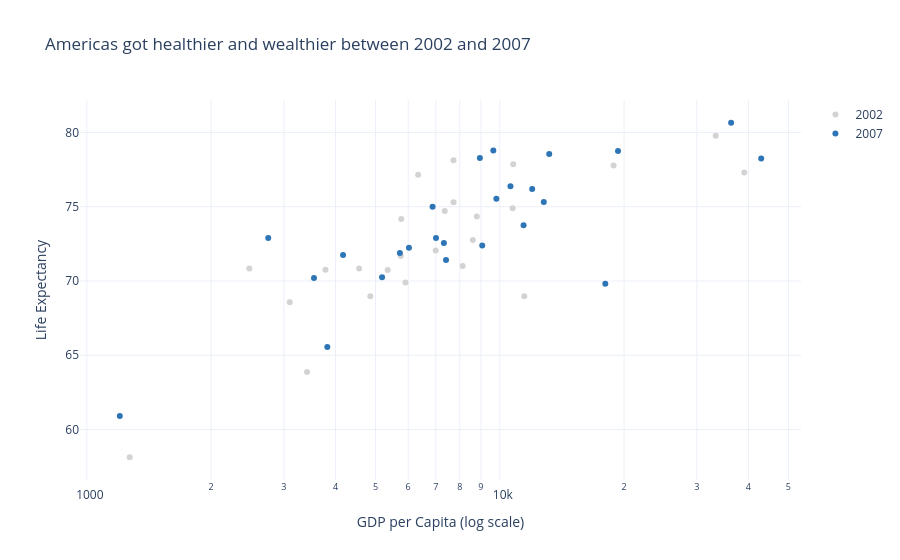

Write notebook code for a chart like this one.
### Markdown cell above
## Task 1 — Scatter: life expectancy change over time

**What to build:** A scatter showing **GDP per capita vs life expectancy** for **two years** (2002 and 2007) to show how both moved — use **colour for year** (just 2 colours), **one continent only**.

Choose any continent except Africa (that was the example). Highlight the change direction.

> 💡 Filter: `df.loc[df['continent'] == 'YOUR_CHOICE']` then filter years

### Code cell
# Task 1
# YOUR CODE HERE

d = df.loc[df['continent'] == 'Americas']
d = d.loc[d['year'].isin([2002, 2007])].copy()
d['year'] = d['year'].astype(str)

fig = px.scatter(
    d, x='gdpPercap', y='lifeExp',
    color='year',
    color_discrete_map={'2002': 'lightgrey', '2007': '#2E75B6'},
    hover_name='country',
    log_x=True,
    labels={'gdpPercap': 'GDP per Capita (log scale)', 'lifeExp': 'Life Expectancy', 'year': ''},
    template='plotly_white',
    title='Americas got healthier and wealthier between 2002 and 2007'
)
fig.show()

### Figure 1 — Plotly figure (JSON) as saved in the notebook; plotly's stock layout.template omitted (floating-point values rounded to 4 significant figures)
{"data": [{"hovertemplate": "<b>%{hovertext}</b><br><br>=2002<br>GDP per Capita (log scale)=%{x}<br>Life Expectancy=%{y}<extra></extra>", "hovertext": ["Argentina", "Bolivia", "Brazil", "Canada", "Chile", "Colombia", "Costa Rica", "Cuba", "Dominican Republic", "Ecuador", "El Salvador", "Guatemala", "Haiti", "Honduras", "Jamaica", "Mexico", "Nicaragua", "Panama", "Paraguay", "Peru", "Puerto Rico", "Trinidad and Tobago", "United States", "Uruguay", "Venezuela"], "legendgroup": "2002", "marker": {"color": "lightgrey", "symbol": "circle"}, "mode": "markers", "name": "2002", "orientation": "v", "showlegend": true, "type": "scatter", "x": [8798.0, 3413.0, 8131.0, 33330.0, 10780.0, 5755.0, 7723.0, 6341.0, 4564.0, 5773.0, 5352.0, 4858.0, 1270.0, 3100.0, 6995.0, 10740.0, 2475.0, 7356.0, 3784.0, 5909.0, 18860.0, 11460.0, 39100.0, 7727.0, 8605.0], "xaxis": "x", "y": [74.34, 63.88, 71.01, 79.77, 77.86, 71.68, 78.12, 77.16, 70.85, 74.17, 70.73, 68.98, 58.14, 68.56, 72.05, 74.9, 70.84, 74.71, 70.75, 69.91, 77.78, 68.98, 77.31, 75.31, 72.77], "yaxis": "y"}, {"hovertemplate": "<b>%{hovertext}</b><br><br>=2007<br>GDP per Capita (log scale)=%{x}<br>Life Expectancy=%{y}<extra></extra>", "hovertext": ["Argentina", "Bolivia", "Brazil", "Canada", "Chile", "Colombia", "Costa Rica", "Cuba", "Dominican Republic", "Ecuador", "El Salvador", "Guatemala", "Haiti", "Honduras", "Jamaica", "Mexico", "Nicaragua", "Panama", "Paraguay", "Peru", "Puerto Rico", "Trinidad and Tobago", "United States", "Uruguay", "Venezuela"], "legendgroup": "2007", "marker": {"color": "#2E75B6", "symbol": "circle"}, "mode": "markers", "name": "2007", "orientation": "v", "showlegend": true, "type": "scatter", "x": [12780.0, 3822.0, 9066.0, 36320.0, 13170.0, 7007.0, 9645.0, 8948.0, 6025.0, 6873.0, 5728.0, 5186.0, 1202.0, 3548.0, 7321.0, 11980.0, 2749.0, 9809.0, 4173.0, 7409.0, 19330.0, 18010.0, 42950.0, 10610.0, 11420.0], "xaxis": "x", "y": [75.32, 65.55, 72.39, 80.65, 78.55, 72.89, 78.78, 78.27, 72.23, 74.99, 71.88, 70.26, 60.92, 70.2, 72.57, 76.19, 72.9, 75.54, 71.75, 71.42, 78.75, 69.82, 78.24, 76.38, 73.75], "yaxis": "y"}], "layout": {"legend": {"title": {"text": ""}, "tracegroupgap": 0}, "title": {"text": "Americas got healthier and wealthier between 2002 and 2007"}, "xaxis": {"anchor": "y", "domain": [0, 1], "title": {"text": "GDP per Capita (log scale)"}, "type": "log"}, "yaxis": {"anchor": "x", "domain": [0, 1], "title": {"text": "Life Expectancy"}}}}
